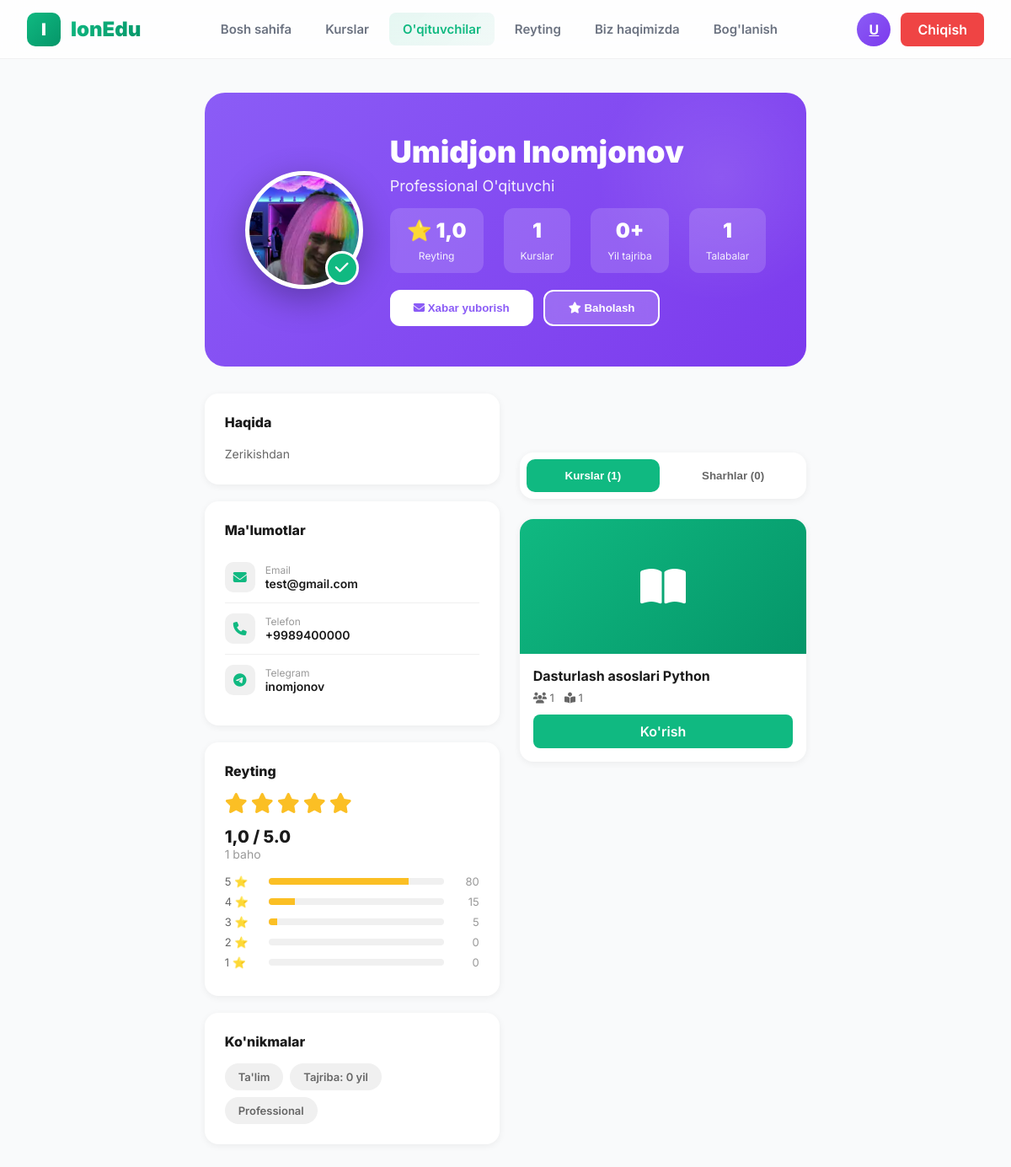
The page /teachers/2/ (signed in) on the database its author committed.
### front/models.py (models this page shows, shortened)
class CustomUser(AbstractUser):
    user_type = models.CharField(max_length=10, choices=UserType.choices, default=UserType.STUDENT)
    bio = models.TextField(blank=True, null=True)
    profile_picture = models.ImageField(upload_to='profile_pics/', blank=True, null=True)
    date_of_birth = models.DateField(blank=True, null=True)
    telegram_username = models.CharField(max_length=50, blank=True, null=True)
    phone_number = models.CharField(max_length=20, blank=True, null=True)
    coins = models.PositiveIntegerField(default=0)
    stars = models.PositiveSmallIntegerField(default=0)
    level = models.CharField(max_length=15, choices=UserLevel.choices, default=UserLevel.BEGINNER)
    rating = models.FloatField(default=0.0, validators=[MinValueValidator(0.0), MaxValueValidator(5.0)])
    total_ratings = models.PositiveIntegerField(default=0)
    specialization = models.CharField(max_length=255, blank=True, null=True)
    experience_years = models.PositiveIntegerField(default=0)
    created_at = models.DateTimeField(auto_now_add=True)
    class Meta:
        indexes = [
            models.Index(fields=["user_type"]),
            models.Index(fields=["level"]),
            models.Index(fields=["rating"])
        ]
        verbose_name = "Foydalanuvchi"
        verbose_name_plural = "Foydalanuvchilar"

class Course(models.Model):
    TYPE_OPEN = 'open'
    TYPE_CLOSED = 'closed'
    TYPE_CHOICES = [(TYPE_OPEN, 'Open'), (TYPE_CLOSED, 'Closed')]
    background_image = models.ImageField(upload_to='course_backgrounds/', blank=True, null=True)
    title = models.CharField(max_length=255)
    subject = models.CharField(max_length=255, null=True, blank=True)
    grade = models.CharField(max_length=50, null=True, blank=True)
    description = models.TextField(blank=True)
    type = models.CharField(max_length=10, choices=TYPE_CHOICES, default=TYPE_OPEN)
    category = models.ForeignKey(CourseCategory, on_delete=models.SET_NULL, null=True, blank=True, related_name='courses')
    teacher = models.ForeignKey(CustomUser, on_delete=models.CASCADE, related_name='courses')
    created_at = models.DateTimeField(auto_now_add=True)
    updated_at = models.DateTimeField(auto_now=True)
    class Meta:
        ordering = ['-created_at']
        indexes = [models.Index(fields=['teacher']), models.Index(fields=['type'])]
        verbose_name = "Kurs"
        verbose_name_plural = "Kurslar"

### front/views.py (the view)
# urls.py: path('teachers/<int:teacher_id>/', views.teacher_detail, name='teacher_detail'),
@login_required(login_url='student:login')
def teacher_detail(request, teacher_id):
    teacher = get_object_or_404(CustomUser, id=teacher_id, user_type='teacher')
    courses = Course.objects.filter(
        teacher=teacher,
        type=Course.TYPE_OPEN
    ).annotate(
        students_count=Count('students'),  # FIX: was 'coursestudent'
        lessons_count=Count('lessons')      # FIX: was 'lesson'
    )
    courses_count = courses.count()
    students_count = CourseStudent.objects.filter(course__teacher=teacher).values('user').distinct().count()
    lessons_count = Lesson.objects.filter(course__teacher=teacher).count()
    try:
        reviews = TeacherRating.objects.filter(teacher=teacher).select_related('user').order_by('-created_at')
    except:
        reviews = []
    context = {
        'teacher': teacher,
        'courses': courses,
        'courses_count': courses_count,
        'students_count': students_count,
        'lessons_count': lessons_count,
        'reviews': reviews,  # ADDED for template
    }
    return render(request, 'student/teacher_detail.html', context)

### templates/student/teacher_detail.html (shortened to what this page needs)
{% extends 'student/base.html' %}
{% block content %}
<div class="page">
    <div class="teacher-hero">
        <div class="hero-content">
            <div class="teacher-avatar-section">
                <div class="teacher-avatar">
                    {% if teacher.profile_picture %}
                    <img src="{{ teacher.profile_picture.url }}" alt="{{ teacher.get_full_name }}">
                    {% else %}
                    <div class="avatar-initials">
                        {{ teacher.first_name.0|upper }}{{ teacher.last_name.0|upper|default:'' }}
                    </div>
                    {% endif %}
                </div>
                <div class="verified-badge">
                    <i class="fas fa-check"></i>
                </div>
            </div>
            <div class="teacher-info">
                <h1 class="teacher-name">{{ teacher.get_full_name }}</h1>
                <p class="teacher-specialty">
                    {{ teacher.specialization|default:"Professional O'qituvchi" }}
                </p>
                <div class="teacher-stats">
                    <div class="stat-item">
                        <span class="stat-value">⭐ {{ teacher.rating|floatformat:1 }}</span>
                        <span class="stat-label">Reyting</span>
                    </div>
                    <div class="stat-item">
                        <span class="stat-value">{{ teacher.courses.count }}</span>
                        <span class="stat-label">Kurslar</span>
                    </div>
                    <div class="stat-item">
                        <span class="stat-value">{{ teacher.experience_years }}+</span>
                        <span class="stat-label">Yil tajriba</span>
                    </div>
                    <div class="stat-item">
                        <span class="stat-value">{{ students_count|default:0 }}</span>
                        <span class="stat-label">Talabalar</span>
                    </div>
                </div>
                <div class="teacher-actions">
                    <button class="btn-contact" onclick="openContactModal()">
                        <i class="fas fa-envelope"></i> Xabar yuborish
                    </button>
                    <button class="btn-rate" onclick="openRatingModal()">
                        <i class="fas fa-star"></i> Baholash
                    </button>
                </div>
            </div>
        </div>
    </div>
    <div class="content-grid">
        <aside class="sidebar">
            <div class="card">
                <h3 class="card-title">Haqida</h3>
                <p class="about-text">
                    {{ teacher.bio|default:"Professional o'qituvchi. Ko'p yillik tajriba va yuqori natijalarga ega." }}
                </p>
            </div>
            <div class="card">
                <h3 class="card-title">Ma'lumotlar</h3>
                <div class="info-item">
                    <div class="info-icon">
                        <i class="fas fa-envelope"></i>
                    </div>
                    <div class="info-content">
                        <div class="info-label">Email</div>
                        <div class="info-value">{{ teacher.email|default:"-" }}</div>
                    </div>
                </div>
                <div class="info-item">
                    <div class="info-icon">
                        <i class="fas fa-phone"></i>
                    </div>
                    <div class="info-content">
                        <div class="info-label">Telefon</div>
                        <div class="info-value">{{ teacher.phone_number|default:"-" }}</div>
                    </div>
                </div>
                <div class="info-item">
                    <div class="info-icon">
                        <i class="fab fa-telegram"></i>
                    </div>
                    <div class="info-content">
                        <div class="info-label">Telegram</div>
                        <div class="info-value">{{ teacher.telegram_username|default:"-" }}</div>
                    </div>
                </div>
            </div>
            <div class="card">
                <h3 class="card-title">Reyting</h3>
                <div class="rating-display">
                    <div class="stars">
                        {% for i in "12345" %}
                        <i class="fas fa-star"></i>
                        {% endfor %}
                    </div>
                </div>
                <div class="rating-text">{{ teacher.rating|floatformat:1 }} / 5.0</div>
                <div class="rating-count">{{ teacher.total_ratings }} baho</div>
                <div class="rating-bars">
                    <div class="rating-bar-item">
                        <span class="bar-label">5 ⭐</span>
                        <div class="bar-track">
                            <div class="bar-fill" style="width: 80%"></div>
                        </div>
                        <span class="bar-count">80</span>
                    </div>
                    <div class="rating-bar-item">
                        <span class="bar-label">4 ⭐</span>
                        <div class="bar-track">
                            <div class="bar-fill" style="width: 15%"></div>
                        </div>
                        <span class="bar-count">15</span>
                    </div>
                    <div class="rating-bar-item">
                        <span class="bar-label">3 ⭐</span>
                        <div class="bar-track">
                            <div class="bar-fill" style="width: 5%"></div>
                        </div>
                        <span class="bar-count">5</span>
                    </div>
                    <div class="rating-bar-item">
                        <span class="bar-label">2 ⭐</span>
                        <div class="bar-track">
                        </div>
                        <span class="bar-count">0</span>
                    </div>
                    <div class="rating-bar-item">
                        <span class="bar-label">1 ⭐</span>
                        <div class="bar-track">
                        </div>
                        <span class="bar-count">0</span>
                    </div>
                </div>
            </div>
            <div class="card">
                <h3 class="card-title">Ko'nikmalar</h3>
                <div class="skills">
                    <span class="skill-tag">{{ teacher.specialization|default:"Ta'lim" }}</span>
                    <span class="skill-tag">Tajriba: {{ teacher.experience_years }} yil</span>
                    <span class="skill-tag">Professional</span>
                </div>
            </div>
        </aside>
        <main class="main-content">
            <div class="tabs">
                <button class="tab active" onclick="switchTab('courses')">
                    Kurslar ({{ teacher.courses.count }})
                </button>
                <button class="tab" onclick="switchTab('reviews')">
                    Sharhlar ({{ reviews.count|default:0 }})
                </button>
            </div>
            <div class="tab-content active" id="coursesTab">
                {% if teacher.courses.exists %}
                <div class="courses-grid">
                    {% for course in teacher.courses.all %}
                    <div class="course-card">
                        <div class="course-image">
                            {% if course.background_image %}
                            <img src="{{ course.background_image.url }}" alt="{{ course.title }}">
                            {% else %}
                            <i class="fas fa-book-open"></i>
                            {% endif %}
                        </div>
                        <div class="course-body">
                            <h4 class="course-title">{{ course.title }}</h4>
                            <div class="course-meta">
                                <span><i class="fas fa-users"></i> {{ course.students.count }}</span>
                                <span><i class="fas fa-book-reader"></i> {{ course.lessons.count }}</span>
                            </div>
                            <a href="{% url 'student:course_detail' course.id %}" class="btn-view-course">
                                Ko'rish
                            </a>
                        </div>
                    </div>
                    {% endfor %}
                </div>
                {% else %}
                <div class="empty">
                    <i class="fas fa-book-open"></i>
                    <h3>Kurslar yo'q</h3>
                    <p>Hali kurs yaratilmagan</p>
                </div>
                {% endif %}
            </div>
        </main>
    </div>
</div>
{% endblock %}

### templates/student/base.html (shortened to what this page needs)
{% load static %}
<!DOCTYPE html>
<html lang="uz">
<head>
    <link rel="stylesheet" href="https://cdnjs.cloudflare.com/ajax/libs/font-awesome/6.5.1/css/all.min.css">
</head>
<body>
    <nav class="navbar">
        <div class="nav-container">
            <a href="{% url 'student:home' %}" class="logo">
                <div class="logo-icon">I</div>
                <span class="logo-text">IonEdu</span>
            </a>
            <div class="nav-links" id="navLinks">
                <a href="{% url 'student:home' %}" class="nav-link {% if request.resolver_match.url_name == 'home' %}active{% endif %}">
                    Bosh sahifa
                </a>
                <a href="{% url 'student:courses' %}" class="nav-link {% if 'courses' in request.path %}active{% endif %}">
                    Kurslar
                </a>
                <a href="{% url 'student:teachers' %}" class="nav-link {% if 'teachers' in request.path %}active{% endif %}">
                    O'qituvchilar
                </a>
                <a href="{% url 'student:rating' %}" class="nav-link {% if request.resolver_match.url_name == 'rating' %}active{% endif %}">
                    Reyting
                </a>
                <a href="{% url 'student:about' %}" class="nav-link {% if request.resolver_match.url_name == 'about' %}active{% endif %}">
                    Biz haqimizda
                </a>
                <a href="{% url 'student:contact' %}" class="nav-link {% if request.resolver_match.url_name == 'contact' %}active{% endif %}">
                    Bog'lanish
                </a>
            </div>
            <div class="nav-user">
                {% if user.is_authenticated %}
                    <a href="{% url 'student:profile' %}" class="user-avatar">
                        {{ user.first_name.0|upper|default:'U' }}
                    </a>
                    <a href="{% url 'student:logout' %}" class="user-btn" style="background: #ef4444;">
                        Chiqish
                    </a>
                {% else %}
                    <a href="{% url 'student:login' %}" class="user-btn">
                        Kirish
                    </a>
                {% endif %}
            </div>
        </div>
    </nav>
    <main class="main-content">
        {% block content %}{% endblock %}
    </main>
</body>
</html>

### rows shown on the page
CustomUser: first_name.0 "U", profile_picture (picture), get_full_name "Umidjon Inomjonov", specialization "Professional O'qituvchi", rating "1,0", courses.count "1", experience_years "0", bio "Zerikishdan", email "test@gmail.com", phone_number "+9989400000", telegram_username "inomjonov", total_ratings "1", specialization "Ta'lim"
Course: title "Dasturlash asoslari Python", students.count "1", lessons.count "1"

### other values the page prints
{{ students_count|default:0 }} "1"
{{ reviews.count|default:0 }} "0"
